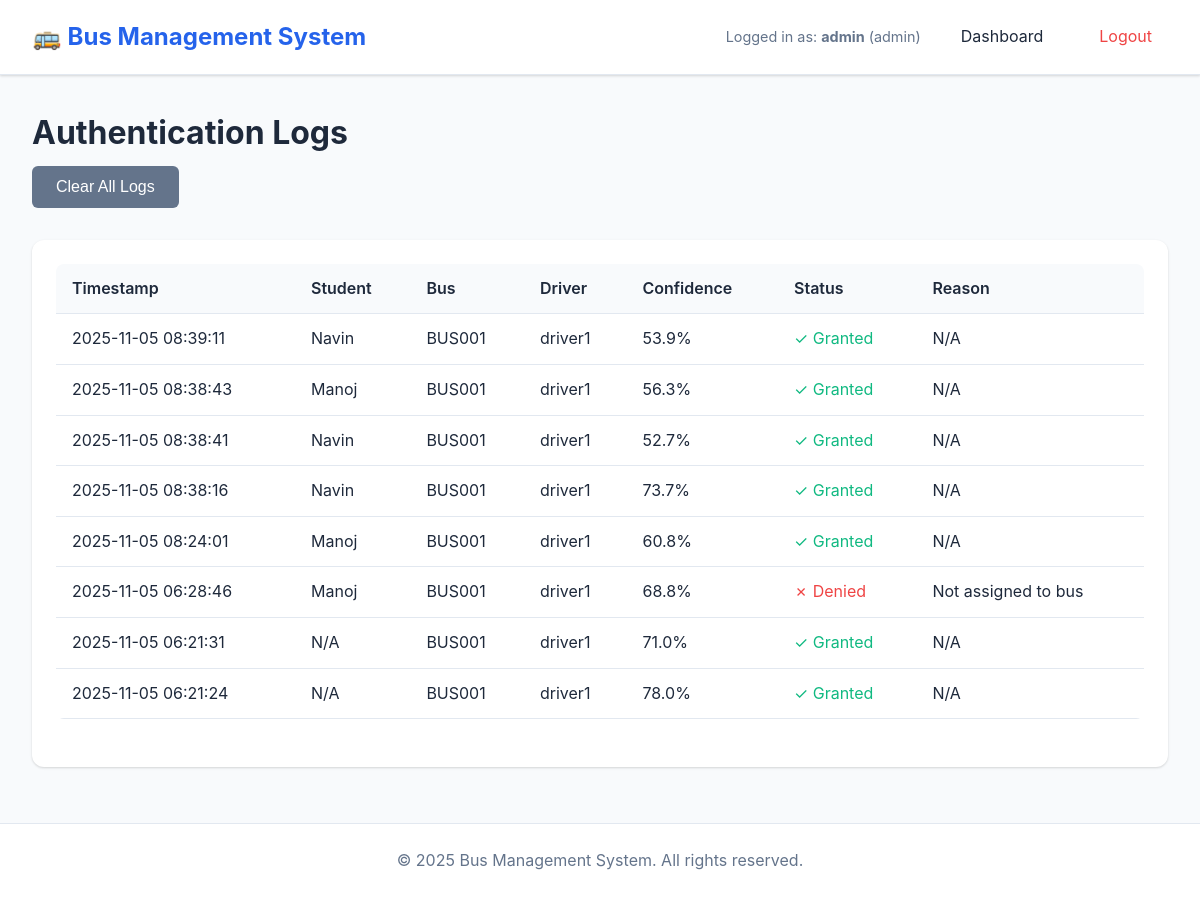
Before: /admin/logs (signed in) with the older database file.
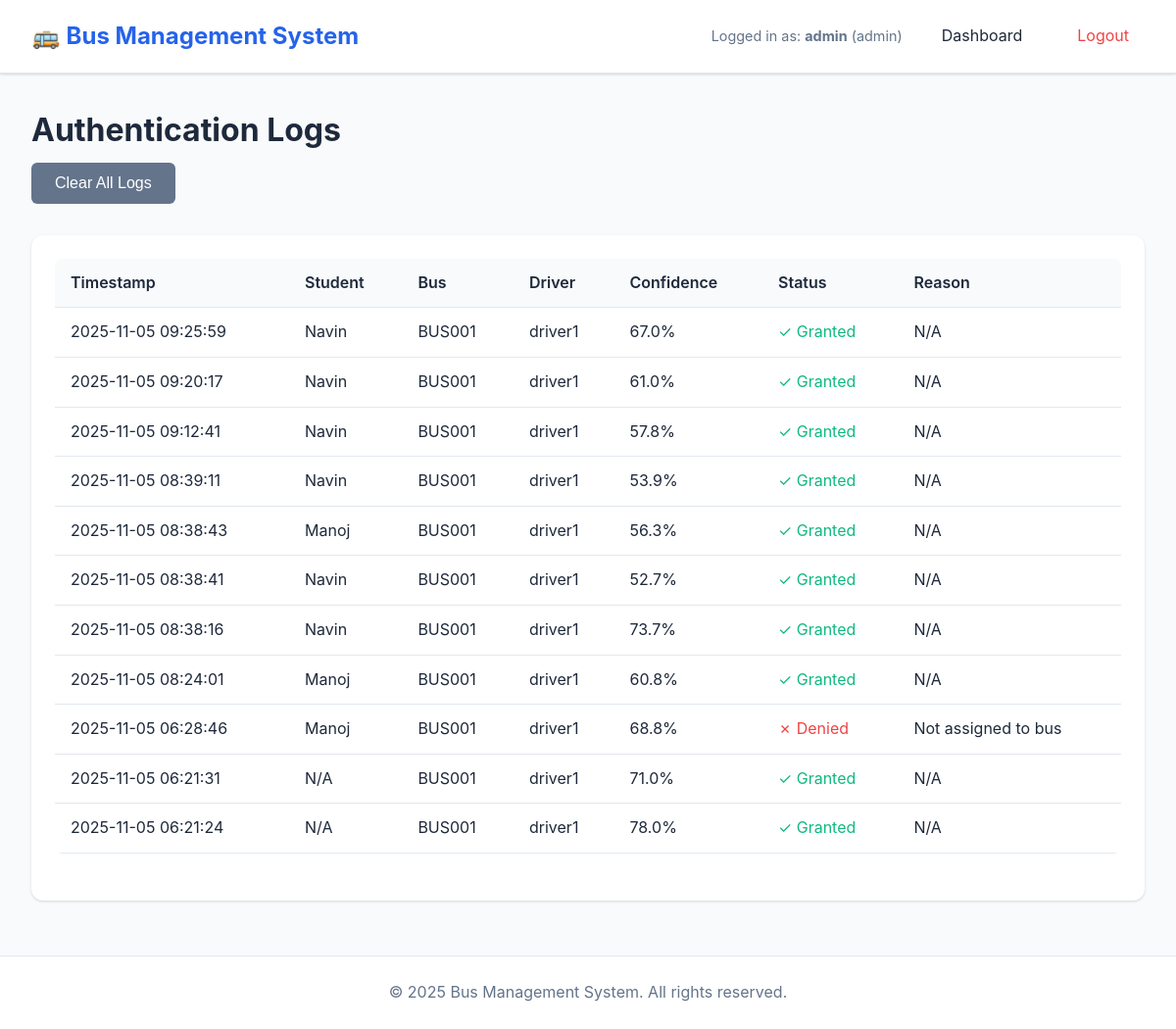
After: the same page with the newer database file.
### backend/models.py (models this page shows, shortened)
class User(UserMixin, db.Model):
    __tablename__ = 'users'
    id = db.Column(db.Integer, primary_key=True)
    username = db.Column(db.String(50), unique=True, nullable=False, index=True)
    password_hash = db.Column(db.String(255), nullable=False)
    role = db.Column(db.String(20), nullable=False)  # 'admin' or 'driver'
    created_at = db.Column(db.DateTime, default=datetime.utcnow)
    updated_at = db.Column(db.DateTime, default=datetime.utcnow, onupdate=datetime.utcnow)
    driver_buses = db.relationship('Bus', backref='driver', lazy='dynamic', foreign_keys='Bus.driver_id')
    authentication_logs = db.relationship('AuthenticationLog', backref='driver_user', lazy='dynamic')

class AuthenticationLog(db.Model):
    __tablename__ = 'authentication_logs'
    id = db.Column(db.Integer, primary_key=True)
    student_id = db.Column(db.Integer, db.ForeignKey('students.id'), nullable=True)
    bus_id = db.Column(db.Integer, db.ForeignKey('buses.id'), nullable=True)
    driver_id = db.Column(db.Integer, db.ForeignKey('users.id'), nullable=True)
    recognition_confidence = db.Column(db.Float, nullable=True)
    access_granted = db.Column(db.Boolean, default=False)
    access_denied_reason = db.Column(db.String(255), nullable=True)
    timestamp = db.Column(db.DateTime, default=datetime.utcnow, index=True)
    face_image_path = db.Column(db.String(255), nullable=True)  # Optional: save snapshot

class Student(db.Model):
    __tablename__ = 'students'
    id = db.Column(db.Integer, primary_key=True)
    student_id = db.Column(db.String(20), unique=True, nullable=False, index=True)  # School ID
    name = db.Column(db.String(100), nullable=False)
    class_name = db.Column(db.String(50), nullable=True)  # 'class' is a Python keyword
    section = db.Column(db.String(10), nullable=True)
    photo_path = db.Column(db.String(255), nullable=True)  # Path to face images folder
    created_at = db.Column(db.DateTime, default=datetime.utcnow)
    updated_at = db.Column(db.DateTime, default=datetime.utcnow, onupdate=datetime.utcnow)
    bus_assignments = db.relationship('StudentBusAssignment', backref='student', lazy='dynamic', cascade='all, delete-orphan')
    authentication_logs = db.relationship('AuthenticationLog', backref='student', lazy='dynamic')

class Bus(db.Model):
    __tablename__ = 'buses'
    id = db.Column(db.Integer, primary_key=True)
    bus_number = db.Column(db.String(20), unique=True, nullable=False, index=True)
    route_name = db.Column(db.String(100), nullable=True)
    driver_id = db.Column(db.Integer, db.ForeignKey('users.id'), nullable=True)
    capacity = db.Column(db.Integer, default=50)
    created_at = db.Column(db.DateTime, default=datetime.utcnow)
    updated_at = db.Column(db.DateTime, default=datetime.utcnow, onupdate=datetime.utcnow)
    student_assignments = db.relationship('StudentBusAssignment', backref='bus', lazy='dynamic', cascade='all, delete-orphan')
    authentication_logs = db.relationship('AuthenticationLog', backref='bus', lazy='dynamic')

### backend/routes/admin_routes.py (the view)
@bp.route('/logs')
@admin_required
def logs():
    page = request.args.get('page', 1, type=int)
    per_page = 50
    logs = AuthenticationLog.query.order_by(
        AuthenticationLog.timestamp.desc()
    ).paginate(page=page, per_page=per_page, error_out=False)
    return render_template('admin/logs.html', logs=logs)

### backend/app.py (called while the page is built, shortened)
@login_manager.user_loader
def load_user(user_id):
    try:
        user = User.query.filter_by(id=int(user_id)).first()
        return user
    except (ValueError, TypeError):
        return None

### backend/routes/admin_routes.py (called while the page is built)
def admin_required(f):
    from functools import wraps
    @wraps(f)
    @login_required
    def decorated_function(*args, **kwargs):
        if current_user.role != 'admin':
            flash('Access denied. Admin privileges required.', 'error')
            return redirect(url_for('driver.dashboard'))
        return f(*args, **kwargs)
    return decorated_function

### frontend/templates/admin/logs.html (shortened to what this page needs)
{% extends "base.html" %}
{% block content %}
<div class="dashboard-header">
    <h1>Authentication Logs</h1>
    <form method="POST" action="{{ url_for('admin.clear_logs') }}" style="display: inline;"
          onsubmit="return confirm('Are you sure you want to clear all authentication logs? This action cannot be undone.');">
        <button type="submit" class="btn btn-secondary">Clear All Logs</button>
    </form>
</div>
<div class="card">
    <div class="table-container">
        <table>
            <thead>
                <tr>
                    <th>Timestamp</th>
                    <th>Student</th>
                    <th>Bus</th>
                    <th>Driver</th>
                    <th>Confidence</th>
                    <th>Status</th>
                    <th>Reason</th>
                </tr>
            </thead>
            <tbody>
                {% if logs.items %}
                    {% for log in logs.items %}
                    <tr>
                        <td>{{ log.timestamp.strftime('%Y-%m-%d %H:%M:%S') }}</td>
                        <td>{{ log.student.name if log.student else 'N/A' }}</td>
                        <td>{{ log.bus.bus_number if log.bus else 'N/A' }}</td>
                        <td>{{ log.driver_user.username if log.driver_user else 'N/A' }}</td>
                        <td>{{ "%.1f"|format(log.recognition_confidence) if log.recognition_confidence else 'N/A' }}%</td>
                        <td>
                            {% if log.access_granted %}
                                <span style="color: var(--success-color);">✓ Granted</span>
                            {% else %}
                                <span style="color: var(--error-color);">✗ Denied</span>
                            {% endif %}
                        </td>
                        <td>{{ log.access_denied_reason or 'N/A' }}</td>
                    </tr>
                    {% endfor %}
                {% else %}
                    <tr>
                        <td colspan="7" class="text-center">No logs found.</td>
                    </tr>
                {% endif %}
            </tbody>
        </table>
    </div>
</div>
{% endblock %}

### frontend/templates/base.html (shortened to what this page needs)
<!DOCTYPE html>
<html lang="en">
<head>
    <link rel="stylesheet" href="{{ url_for('static', filename='css/style.css') }}">
</head>
<body>
    {% if current_user.is_authenticated %}
    <nav class="navbar">
        <div class="nav-container">
            <div class="nav-brand">
                <h1>🚌 Bus Management System</h1>
            </div>
            <div class="nav-menu">
                <span class="user-info">Logged in as: <strong>{{ current_user.username }}</strong> ({{ current_user.role }})</span>
                <a href="{% if current_user.role == 'admin' %}{{ url_for('admin.dashboard') }}{% else %}{{ url_for('driver.dashboard') }}{% endif %}" class="nav-link">Dashboard</a>
                <a href="{{ url_for('auth.logout') }}" class="nav-link logout">Logout</a>
            </div>
        </div>
    </nav>
    {% endif %}
    <main class="main-content">
        {% block content %}{% endblock %}
    </main>
    <footer class="footer">
        <p>&copy; 2025 Bus Management System. All rights reserved.</p>
    </footer>
</body>
</html>

### frontend/static/css/style.css (style rules this page uses)
* { margin: 0; padding: 0; box-sizing: border-box; }
:root { --primary-color: #2563eb; --primary-dark: #1e40af; --secondary-color: #64748b; --success-color: #10b981; --error-color: #ef4444; --warning-color: #f59e0b; --bg-color: #f8fafc; --card-bg: #ffffff; --text-color: #1e293b; --border-color: #e2e8f0; --shadow: 0 1px 3px 0 rgba(0, 0, 0, 0.1), 0 1px 2px 0 rgba(0, 0, 0, 0.06); --shadow-lg: 0 10px 15px -3px rgba(0, 0, 0, 0.1), 0 4px 6px -2px rgba(0, 0, 0, 0.05); }
body { font-family: -apple-system, BlinkMacSystemFont, 'Segoe UI', Roboto, 'Helvetica Neue', Arial, sans-serif; background-color: var(--bg-color); color: var(--text-color); line-height: 1.6; min-height: 100vh; display: flex; flex-direction: column; }
.navbar { background-color: var(--card-bg); border-bottom: 1px solid var(--border-color); padding: 1rem 2rem; box-shadow: var(--shadow); }
.nav-container { max-width: 1400px; margin: 0 auto; display: flex; justify-content: space-between; align-items: center; }
.nav-brand h1 { font-size: 1.5rem; color: var(--primary-color); }
.nav-menu { display: flex; align-items: center; gap: 1.5rem; }
.user-info { color: var(--secondary-color); font-size: 0.9rem; }
.nav-link { color: var(--text-color); text-decoration: none; padding: 0.5rem 1rem; border-radius: 0.375rem; transition: background-color 0.2s; }
.nav-link.logout { color: var(--error-color); }
.main-content { flex: 1; max-width: 1400px; width: 100%; margin: 0 auto; padding: 2rem; }
.btn { display: inline-block; padding: 0.75rem 1.5rem; border: none; border-radius: 0.375rem; font-size: 1rem; font-weight: 500; cursor: pointer; text-decoration: none; transition: all 0.2s; text-align: center; }
.btn-secondary { background-color: var(--secondary-color); color: white; }
.card { background: var(--card-bg); border-radius: 0.75rem; box-shadow: var(--shadow); padding: 1.5rem; margin-bottom: 1.5rem; }
.table-container { overflow-x: auto; margin-bottom: 1.5rem; }
table { width: 100%; border-collapse: collapse; background: var(--card-bg); border-radius: 0.5rem; overflow: hidden; }
thead { background-color: var(--bg-color); }
th, td { padding: 0.75rem 1rem; text-align: left; border-bottom: 1px solid var(--border-color); }
th { font-weight: 600; color: var(--text-color); }
.dashboard-header { margin-bottom: 2rem; }
.dashboard-header h1 { color: var(--text-color); margin-bottom: 0.5rem; }
.footer { background-color: var(--card-bg); border-top: 1px solid var(--border-color); padding: 1.5rem; text-align: center; color: var(--secondary-color); margin-top: auto; }

Changed rows visible on the page:
added AuthenticationLog: timestamp "2025-11-05 09:25:59", student "Navin", bus "BUS001", driver_user "driver1", recognition_confidence "67.0", access_granted "✓ Granted", access_denied_reason "N/A"
added AuthenticationLog: timestamp "2025-11-05 09:20:17", student "Navin", bus "BUS001", driver_user "driver1", recognition_confidence "61.0", access_granted "✓ Granted", access_denied_reason "N/A"
added AuthenticationLog: timestamp "2025-11-05 09:12:41", student "Navin", bus "BUS001", driver_user "driver1", recognition_confidence "57.8", access_granted "✓ Granted", access_denied_reason "N/A"
